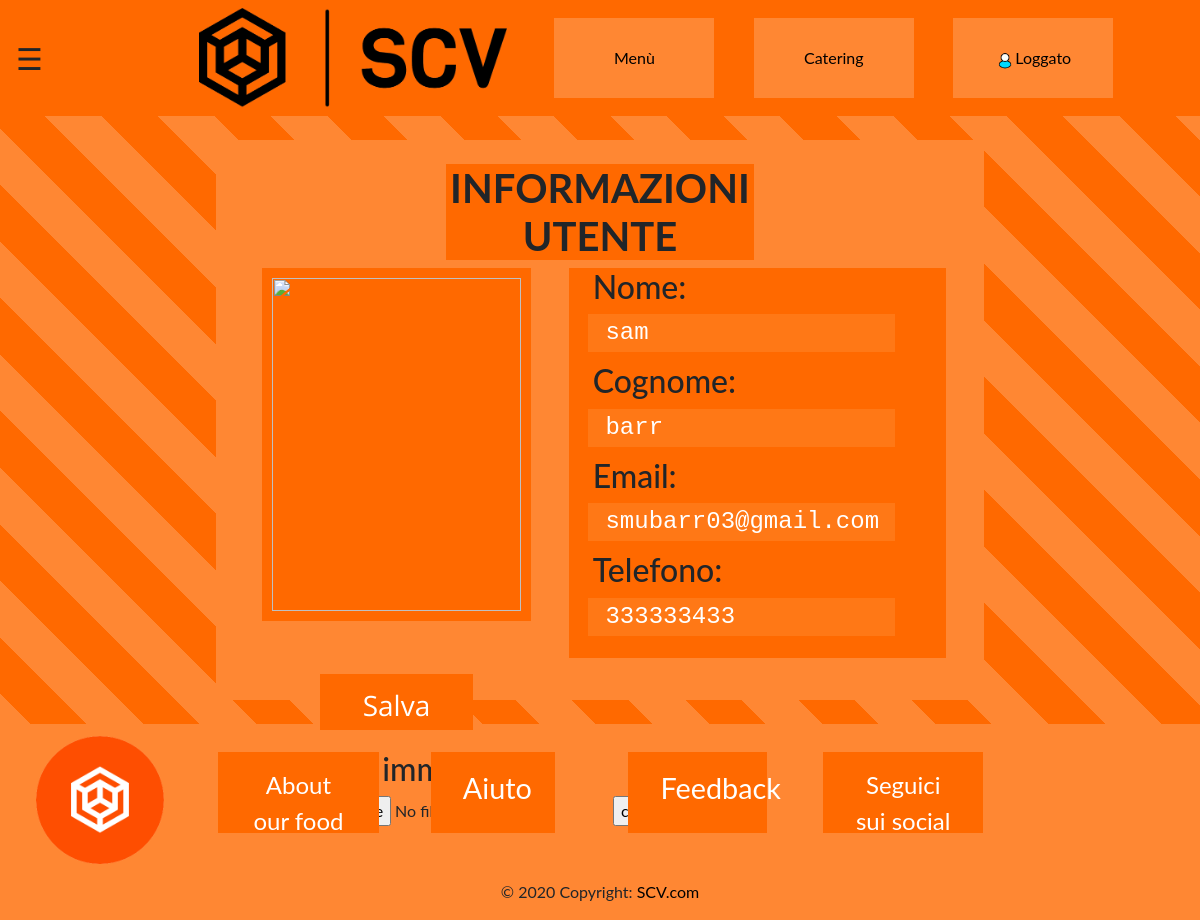
Page /profilo.php (signed in) on the committed database.
### tables this page shows
CREATE TABLE Utente(
	email varchar(255) PRIMARY KEY,
	nome varchar(255) NOT NULL,
	cognome varchar(255),
	Citta varchar(255),
	via varchar(255),
	civico int,
	telefono varchar(255) NOT NULL,
	password varchar(255) NOT NULL,
    foto varchar(255)
);

### profilo.php (the view, shortened to what this page needs)
<?php
    require_once ('data.php');
    $sql = "SELECT * FROM Utente where email= '".$_SESSION['email']."'";
    $resultset = mysqli_query($conn, $sql) or die("database error:". mysqli_error($conn));
    if(mysqli_num_rows($resultset) > 0)
        {
            $row = mysqli_fetch_array($resultset);
        }
?>
<html lang="en">
        <head>
            <link rel="stylesheet" href="css/bootstrap.min.css">
            <link rel="stylesheet" href="css/bootstrap.min.css">
        </head>
          <body>
        <div class="bg">
        <?php require_once ("nav.php"); ?>
        <div class="veloznonfanullaincredibileprofquestaèunadenuncianonsipuòlavorarecosilaprossimavoltaigruppipiùequilibrati">
			<a href="#" class="button">ehy che ci fai qua</a>
		</div>
    <div class="profilo">
        <br>
        <div class="titolo">
        <center><h1><b>INFORMAZIONI UTENTE</b></h1></center>
        </div>
        <div class="fotoprofilo">
        <?php
        echo "<img src=".$row["foto"]." alt=\"foto profilo\" style=\"width:100%\"> ";
        ?>
        </div>
        <form method="POST" action="modificaProfilo.php">
            <div class="info">
                    <h2>⠀Nome:</h2><div class="infoscritte"><input name="nome" ID="abc" type="text" value=<?php echo $row['nome']; ?>></div><br>
                <br><h2>⠀Cognome:</h2><div class="infoscritte"><input name="cognome" ID="abc" type="text" value=<?php echo $row['cognome']; ?>></div><br>
                <br><h2>⠀Email:</h2><div class="infoscritte"><input name="email" ID="abc" type="text" value=<?php echo $row['email']; ?>></div><br>
                <br><h2>⠀Telefono:</h2><div class="infoscritte"><input name="telefono" ID="abc" type="text" value=<?php echo $row['telefono']; ?>></div><br>
                <h4>⠀</h4>
            <div style="clear:both;"></div></div>
            <input ID="invia" type="submit" value="Salva"></form>
            <form action="upload.php" method="post" enctype="multipart/form-data" name="upload_immagine">
       <div style="margin-left:10%;"><h2>Scegli immagine</h2><input name="img" type="file" /> <input type="submit" name="carica" value="carica" /></div>
        </form></h2></div>
    <br>
    <footer class="page-footer font-small" style="background-color: #ff8733;">
        <div class="container-fluid">
            <div class="row">
                <div class="col-sm-2" style=padding-top:1%;><center><img src="img/logo_small_icon_only_inverted.png"  width="128" height="128" ></center> </div>
                <div class="col-sm" style=padding-top:2%;><center><a href="#" class="buttonfooterb">About our food</a></center></div>
                <div class="col-sm" style=padding-top:2%;><center><a href="#" class="buttonfooter">Aiuto</a></center></div>
                <div class="col-sm" style=padding-top:2%;><center><a href="#" class="buttonfooter">Feedback</a></center></div>
                <div class="col-sm" style=padding-top:2%;><center><a href="#" class="buttonfooterb">Seguici sui social</a></center></div>
                <div class="col-sm-2" style=padding-top:1%;><center>⠀</center> </div>
            </div>
        </div>
        <div class="footer-copyright text-center py-3">© 2020 Copyright:
            <a href="#">SCV.com</a>
        </div>
    </footer>
    </body>
    </html>

### style.css (style rules this page uses)
.bg { z-index: -1; background: repeating-linear-gradient( 45deg, #ff6900, #ff6900 40px, #ff8733 40px, #ff8733 80px ); }
.buttonfooter { background-color: #ff6900; border: none; color: white; padding: 15px 32px; text-align: center; text-decoration: none; display: inline-block; font-size: 180%; margin: 4px 2px; margin-left:2%; margin-right:2%; cursor: pointer; width: 75%; height: 70%; }
.buttonfooterb { background-color: #ff6900; border: none; color: white; padding: 15px 32px; text-align: center; text-decoration: none; display: inline-block; font-size: 150%; margin: 4px 2px; margin-left:2%; margin-right:2%; cursor: pointer; width: 97%; height: 70%; }
.button { background-color: #ff8733; border: none; color: white; padding: 15px 32px; text-align: center; text-decoration: none; display: inline-block; font-size: 350%; margin: 4px 2px; margin-left:2%; margin-right:2%; cursor: pointer; width: 400px; height: 144px; font-family: "Open Sans", sans-serif; padding: 2% 0; }
@media screen and (max-width: 1696px) { .button { font-size: 350%; width: 360px; height: 132px; font-family: "Open Sans", sans-serif; padding: 2% 0; } }
@media screen and (max-width: 1526px) { .button { font-size: 350%; width: 300px; height: 120px; font-family: "Open Sans", sans-serif; padding: 2% 0; } }
@media screen and (max-width: 1274px) { .button { font-size: 350%; width: 250px; height: 108px; font-family: "Open Sans", sans-serif; padding: 2% 0; } }
.veloznonfanullaincredibileprofquestaèunadenuncianonsipuòlavorarecosilaprossimavoltaigruppipiùequilibrati { height:116px; width:100%; background-color:#ff6900; }
.veloznonfanullaincredibileprofquestaèunadenuncianonsipuòlavorarecosilaprossimavoltaigruppipiùequilibrati .button { width: 40%; height: 2%; color: green; font-size:18px; }
a { color: black; text-decoration: none; background-color: transparent; }
body { font-family: "Lato", sans-serif; transition: background-color .5s; }

### profilo.php (style rules this page uses)
.profilo { margin-left:18%; margin-right:18%; margin-top:2%; width:64%; height:70%; background-color: #ff8733; }
.fotoprofilo { background-color: #ff6900; margin-left:6%; width:35%; height:63%; border: 10px solid #ff6900; float:left; }
.titolo { background-color: #ff6900; width:40%; margin-left:30%; margin-right:30%; }
.info { background-color: #ff6900; margin-left:5%; margin-right:5%; width:49%; float:left; }
.infoscritte { background-color: #ff7816; float:left; margin-left:5%; margin-right:5%; }
.button { background-color: #ff6900; border: none; color: white; padding: 10px 0px; text-align: center; text-decoration: none; display: inline-block; font-size: 28px; margin: 4px 2px; margin-left:13.5%; margin-right:2%; margin-top:2%; cursor: pointer; width: 20%; height: 10%; font-family: "Open Sans", sans-serif; }
#abc { font-family: "Lucida Console", "Courier New", monospace; font-size:150%; width:90%; background-color: #ff7816; border:0px; margin-left:5%; margin-right:5%; color: white; }
#invia { background-color: #ff6900; border: none; color: white; padding: 10px 0px; text-align: center; text-decoration: none; float: center; font-size: 28px; margin: 4px 2px; margin-left:13.5%; margin-right:2%; margin-top:2%; cursor: pointer; width: 20%; height: 10%; font-family: "Open Sans", sans-serif; }
body { font-family: "Lato", sans-serif; transition: background-color .5s; }

### nav.php (style rules this page uses)
a { color: black; text-decoration: none; background-color: transparent; }

### rows in the picture
utente: nome "sam", cognome "barr", email "smubarr03@gmail.com", telefono "333333433"
